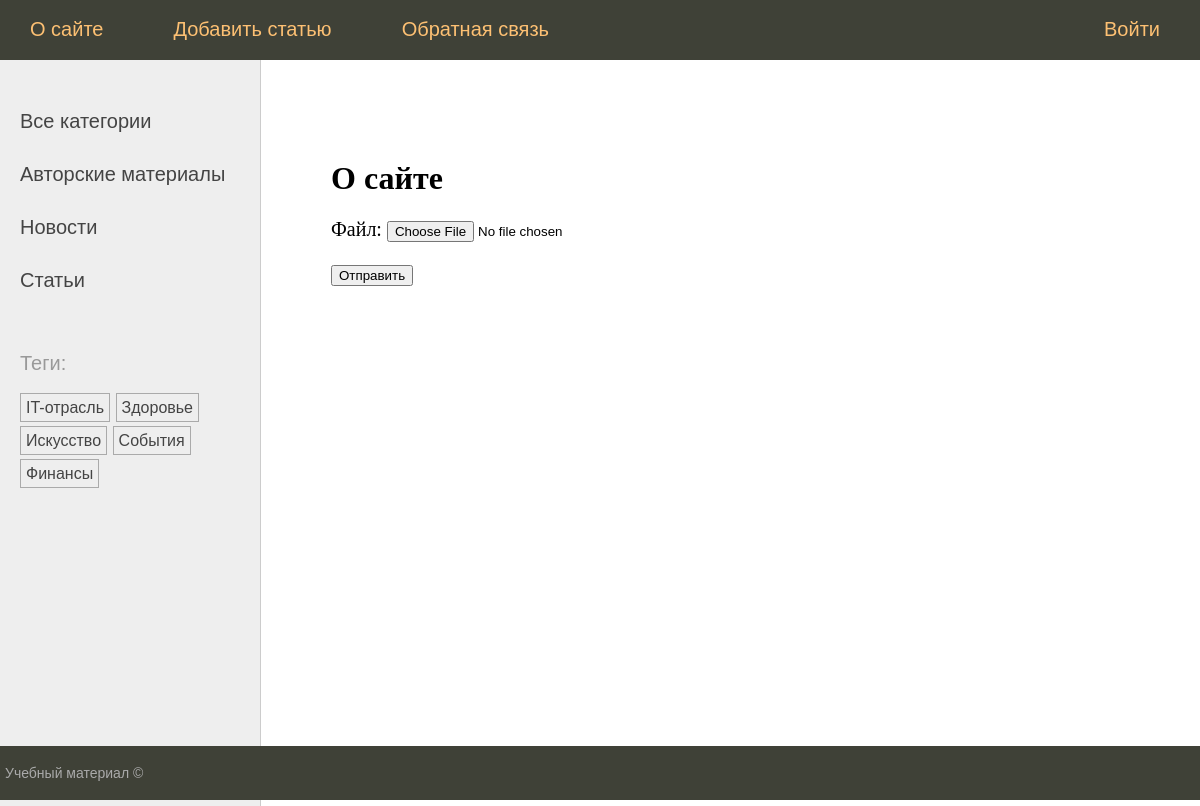
The page /about/ on the database its author committed.
### news/models.py (models this page shows, shortened)
class Category(models.Model):
    name = models.CharField(max_length=100, db_index=True, verbose_name="Категория")
    slug = models.SlugField(max_length=255, unique=True, db_index=True)
    class Meta:
        verbose_name = 'Категория'
        verbose_name_plural = 'Категории'
    def get_absolute_url(self):
        return reverse('category', kwargs={'cat_slug': self.slug})

class TagPost(models.Model):
    tag = models.CharField(max_length=100, db_index=True)
    slug = models.SlugField(max_length=255, db_index=True)
    def get_absolute_url(self):
        return reverse('tag', kwargs={'tag_slug': self.slug})

### news/views.py (the view)
# urls.py: path('about/', views.about, name='about'),
def about(request):
    if request.method == "POST":
        form = UploadFileForm(request.POST, request.FILES)
        if form.is_valid():
            fp = UploadFiles(file=form.cleaned_data['file'])
            fp.save()
    else:
        form = UploadFileForm()
    return render(request, 'news/about.html', {'title': 'О сайте', 'menu': menu, 'form': form})

### news/forms.py
class UploadFileForm(forms.Form):
    file = forms.FileField(label="Файл")

### news/templatetags/news_tags.py (called while the page is built)
@register.inclusion_tag('news/list_categories.html')   #-- В качестве аргумента указываем путь к шаблону,
def show_categories(cat_selected=0):
    cats = Category.objects.annotate(total=Count("posts")).filter(total__gt=0)    #-- До #27 Отображения постов по рубрикам: cats = views.cats_db. | #35 Часть данной строки, а именно: annotate(total=Count("posts")).filter(total__gt=0) выводит только те РУБРИКИ, КОТОРЫЕ ЗАПОЛНЕНЫ МАТЕРИАЛОМ.
    return {'cats': cats, 'cat_selected': cat_selected}

@register.inclusion_tag('news/list_tags.html')
def show_all_tags():
    return {"tags": TagPost.objects.annotate(total=Count("tags")).filter(total__gt=0)}    #-- Часть данной строки, а именно: annotate(total=Count("tags")).filter(total__gt=0)} выводит только те ТЕГИ, К КОТОРЫМ ЧТО-ТО ПРИКРЕПЛЕНО.

### news/templates/news/about.html (shortened to what this page needs)
{% extends 'default.html' %}
{% block content %}
<h1>{{ title }}</h1>
<form action="" method="post" enctype="multipart/form-data">
    {{ form.as_p }}
    <p ><button type="submit">Отправить</button></p>
</form>
{% endblock %}

### news/templates/news/list_categories.html
{% for cat in cats %}
{% if cat.id == cat_selected %}
<li class="selected">{{cat.name}}</li>
{% else %}
<li><a href="{{ cat.get_absolute_url }}">{{cat.name}}</a></li>
{% endif %}
{% endfor %}

### news/templates/news/list_tags.html
{% if tags %}
    Теги:</p>
    <ul class="tags-list">
        {% for t in tags %}
        <li><a href="{{t.get_absolute_url}}">{{t.tag}}</a></li>
        {% endfor %}
    </ul>
{% endif %}

### news/static/news/css/styles.css (style rules this page uses)
html, body { font-family: 'Arial'; margin: 0; padding: 0; height: 100%; width: 100%; color: #444; }
a { color: #0059b2; text-decoration: none; }
.left-chapters ul { width: 230px; margin: 0; padding: 20px 10px 10px 20px; list-style: none; font-size: 20px; }
.left-chapters ul li { margin: 30px 0 0 0; color: #999; }
.left-chapters ul li a { color: #444; text-decoration: none; }
ul.tags-list { width: 100%; margin: 0; padding: 0; list-style: none; }
ul.tags-list li { margin: 0; padding: 0 0 10px; display: inline-block; }
ul.tags-list li a { padding: 5px; font-size: 16px; border: 1px solid #aaa; }
.content-text h1 { font-size: 32px; }

### rows shown on the page
Category: name "Авторские материалы"
Category: name "Новости"
Category: name "Статьи"
TagPost: tag "IT-отрасль"
TagPost: tag "Здоровье"
TagPost: tag "Искусство"
TagPost: tag "События"
TagPost: tag "Финансы"

### other values the page prints
{{ m.title }} "О сайте" "Добавить статью" "Обратная связь" "Войти"
{{ title }} "О сайте"
